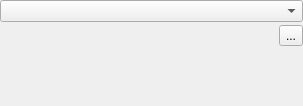
<?xml version="1.0" encoding="UTF-8"?>
<ui version="4.0">
 <class>SimpleCharacterWidget</class>
 <widget class="QWidget" name="SimpleCharacterWidget">
  <property name="geometry">
   <rect>
    <x>0</x>
    <y>0</y>
    <width>303</width>
    <height>106</height>
   </rect>
  </property>
  <property name="sizePolicy">
   <sizepolicy hsizetype="Preferred" vsizetype="Fixed">
    <horstretch>0</horstretch>
    <verstretch>0</verstretch>
   </sizepolicy>
  </property>
  <layout class="QVBoxLayout" name="verticalLayout">
   <property name="spacing">
    <number>0</number>
   </property>
   <property name="leftMargin">
    <number>0</number>
   </property>
   <property name="topMargin">
    <number>0</number>
   </property>
   <property name="rightMargin">
    <number>0</number>
   </property>
   <property name="bottomMargin">
    <number>0</number>
   </property>
   <item>
    <layout class="QGridLayout" name="gridLayout">
     <property name="spacing">
      <number>2</number>
     </property>
     <item row="1" column="0" colspan="11">
      <layout class="QGridLayout" name="fontsFrame">
       <property name="horizontalSpacing">
        <number>2</number>
       </property>
       <property name="verticalSpacing">
        <number>0</number>
       </property>
      </layout>
     </item>
     <item row="2" column="0">
      <widget class="QToolButton" name="bold">
       <property name="autoRaise">
        <bool>true</bool>
       </property>
      </widget>
     </item>
     <item row="2" column="1">
      <widget class="QToolButton" name="italic">
       <property name="autoRaise">
        <bool>true</bool>
       </property>
      </widget>
     </item>
     <item row="2" column="2">
      <widget class="QToolButton" name="underline">
       <property name="autoRaise">
        <bool>true</bool>
       </property>
      </widget>
     </item>
     <item row="2" column="3">
      <widget class="QToolButton" name="strikeOut">
       <property name="autoRaise">
        <bool>true</bool>
       </property>
      </widget>
     </item>
     <item row="2" column="4">
      <widget class="QToolButton" name="textColor">
       <property name="autoRaise">
        <bool>true</bool>
       </property>
      </widget>
     </item>
     <item row="2" column="5">
      <widget class="QToolButton" name="backgroundColor">
       <property name="autoRaise">
        <bool>true</bool>
       </property>
      </widget>
     </item>
     <item row="2" column="6">
      <widget class="QToolButton" name="superscript">
       <property name="autoRaise">
        <bool>true</bool>
       </property>
      </widget>
     </item>
     <item row="2" column="7">
      <widget class="QToolButton" name="subscript">
       <property name="autoRaise">
        <bool>true</bool>
       </property>
      </widget>
     </item>
     <item row="2" column="8" colspan="2">
      <spacer name="horizontalSpacer">
       <property name="orientation">
        <enum>Qt::Horizontal</enum>
       </property>
       <property name="sizeType">
        <enum>QSizePolicy::Minimum</enum>
       </property>
       <property name="sizeHint" stdset="0">
        <size>
         <width>0</width>
         <height>13</height>
        </size>
       </property>
      </spacer>
     </item>
     <item row="0" column="0" colspan="11">
      <widget class="StylesCombo" name="characterStyleCombo"/>
     </item>
     <item row="2" column="10">
      <widget class="QToolButton" name="moreOptions">
       <property name="text">
        <string>...</string>
       </property>
      </widget>
     </item>
    </layout>
   </item>
   <item>
    <widget class="QWidget" name="SpecialSpacer" native="true">
     <property name="sizePolicy">
      <sizepolicy hsizetype="Preferred" vsizetype="Expanding">
       <horstretch>0</horstretch>
       <verstretch>0</verstretch>
      </sizepolicy>
     </property>
    </widget>
   </item>
  </layout>
 </widget>
 <customwidgets>
  <customwidget>
   <class>StylesCombo</class>
   <extends>QComboBox</extends>
   <header>dialogs/StylesCombo.h</header>
   <container>1</container>
  </customwidget>
 </customwidgets>
 <tabstops>
  <tabstop>bold</tabstop>
  <tabstop>italic</tabstop>
  <tabstop>underline</tabstop>
  <tabstop>strikeOut</tabstop>
  <tabstop>subscript</tabstop>
 </tabstops>
 <resources/>
 <connections/>
</ui>
